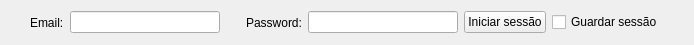
<?xml version="1.0" encoding="UTF-8"?>
<ui version="4.0">
 <class>Login</class>
 <widget class="QWidget" name="Login">
  <property name="geometry">
   <rect>
    <x>0</x>
    <y>0</y>
    <width>694</width>
    <height>45</height>
   </rect>
  </property>
  <property name="sizePolicy">
   <sizepolicy hsizetype="Preferred" vsizetype="Maximum">
    <horstretch>0</horstretch>
    <verstretch>0</verstretch>
   </sizepolicy>
  </property>
  <property name="maximumSize">
   <size>
    <width>16777215</width>
    <height>45</height>
   </size>
  </property>
  <property name="windowTitle">
   <string>Form</string>
  </property>
  <layout class="QHBoxLayout" name="horizontalLayout">
   <item>
    <spacer name="horizontalSpacer">
     <property name="orientation">
      <enum>Qt::Horizontal</enum>
     </property>
     <property name="sizeHint" stdset="0">
      <size>
       <width>40</width>
       <height>20</height>
      </size>
     </property>
    </spacer>
   </item>
   <item>
    <widget class="QLabel" name="userText">
     <property name="text">
      <string>Email:</string>
     </property>
    </widget>
   </item>
   <item>
    <widget class="QLineEdit" name="username">
     <property name="sizePolicy">
      <sizepolicy hsizetype="Expanding" vsizetype="Fixed">
       <horstretch>0</horstretch>
       <verstretch>0</verstretch>
      </sizepolicy>
     </property>
     <property name="minimumSize">
      <size>
       <width>150</width>
       <height>0</height>
      </size>
     </property>
     <property name="maximumSize">
      <size>
       <width>200</width>
       <height>16777215</height>
      </size>
     </property>
    </widget>
   </item>
   <item>
    <spacer name="horizontalSpacer_3">
     <property name="orientation">
      <enum>Qt::Horizontal</enum>
     </property>
     <property name="sizeType">
      <enum>QSizePolicy::Fixed</enum>
     </property>
     <property name="sizeHint" stdset="0">
      <size>
       <width>20</width>
       <height>20</height>
      </size>
     </property>
    </spacer>
   </item>
   <item>
    <widget class="QLabel" name="label">
     <property name="text">
      <string>Password:</string>
     </property>
    </widget>
   </item>
   <item>
    <widget class="QLineEdit" name="password">
     <property name="minimumSize">
      <size>
       <width>150</width>
       <height>0</height>
      </size>
     </property>
     <property name="maximumSize">
      <size>
       <width>200</width>
       <height>16777215</height>
      </size>
     </property>
     <property name="echoMode">
      <enum>QLineEdit::Password</enum>
     </property>
    </widget>
   </item>
   <item>
    <widget class="QPushButton" name="loginButton">
     <property name="text">
      <string>Iniciar sessão</string>
     </property>
    </widget>
   </item>
   <item>
    <widget class="QCheckBox" name="saveSession">
     <property name="text">
      <string>Guardar sessão</string>
     </property>
    </widget>
   </item>
   <item>
    <spacer name="horizontalSpacer_2">
     <property name="orientation">
      <enum>Qt::Horizontal</enum>
     </property>
     <property name="sizeHint" stdset="0">
      <size>
       <width>40</width>
       <height>20</height>
      </size>
     </property>
    </spacer>
   </item>
  </layout>
 </widget>
 <resources/>
 <connections/>
</ui>
